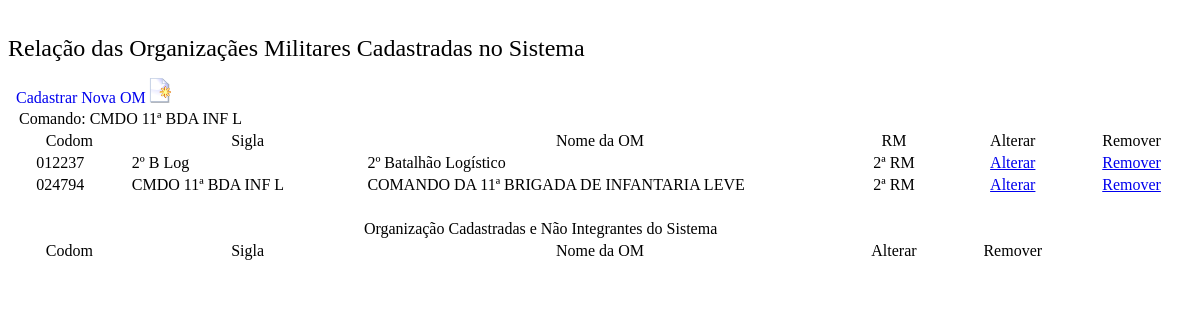
Before: /cons_om.php (signed in) with the older database file.
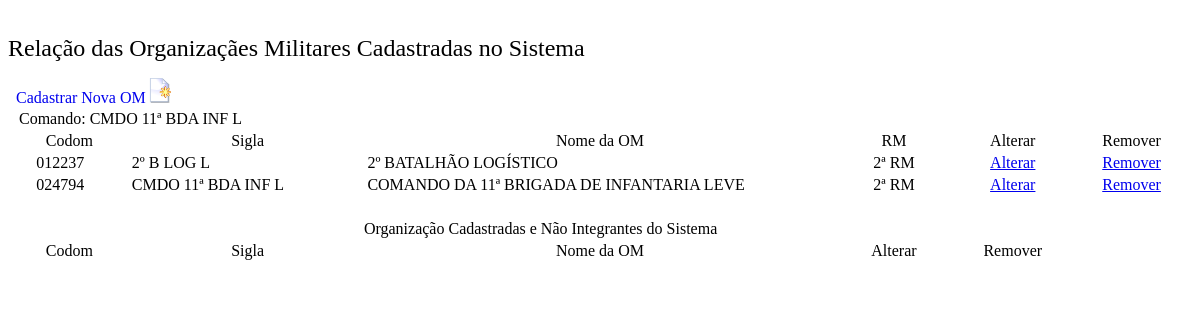
After: the same page with the newer database file.
### tables this page shows
CREATE TABLE IF NOT EXISTS `om` (
  `codom` char(6) NOT NULL,
  `sigla` char(30) NOT NULL,
  `nome` char(70) NOT NULL,
  `tipo` char(15) NOT NULL COMMENT 'OC, C Mil A, Cmdo RM, Cmdo DE, Cmdo Bda, Integrante, Não Integrante',
  `oc` char(6) DEFAULT NULL,
  `subordinacao` char(6) DEFAULT NULL,
  `rm` char(2) DEFAULT NULL
);

### cons_om.php (the view, shortened to what this page needs)
<?php
  if(!isset($_SESSION['usuario']))
    include "verifica_sessao.php";
?>
<head>
</head>
<?php
	echo "<font size='5'><br><t1>Relação das Organizaçães Militares Cadastradas no Sistema</b></font> <p>";
	if (($_SESSION['perfil']=='ADMINISTRADOR *') or ($_SESSION['perfil']=='ADMINISTRADOR') or (($_SESSION['perfil']=='FISCAL DA OM') and ($_SESSION['gerente']=='SIM'))) {
		echo "<div align='left'><t2><a href='index.php?nomeArquivo=cad_om.php' style='text-decoration:none'>&nbsp;&nbsp;Cadastrar Nova OM<IMG SRC='./imagens/novo.png' width='25' height='25' border=0></a><br>";
	}
	echo "<table border='0' width='100%' align='center' valign='top'>";
	$qrs_oc="SELECT distinct om1.codom, om1.sigla
				FROM om om1, om om2
				where
					om1.codom=om2.subordinacao
					AND om1.subordinacao is not null
					ORDER BY abs(substring(om1.sigla,6)), om1.sigla";
	$result = mysql_query($qrs_oc);
  	while ($row = mysql_fetch_array($result, MYSQL_NUM)) {
		echo "<tr bgcolor='$cor1'><td colspan='7'><coluna>&nbsp;&nbsp;Comando:&nbsp;<font color='$cor_submenu'>$row[1]</td></tr>";
		echo "<tr align='center' bgcolor='$cor2'>
					<td width='10%' colspan='2'><coluna>Codom</td>
					<td width='20%'><coluna>Sigla</td>
					<td width='40%'><coluna>Nome da OM</td>
					<td width='10%'><coluna>RM</td>";
		if (($_SESSION['perfil']=='ADMINISTRADOR *') OR ($_SESSION['perfil']=='ADMINISTRADOR') OR ($_SESSION['perfil']=='FISCAL DA OM') OR ($_SESSION['perfil']=='CMT DA OM')){
			echo "<td width='10%'><coluna>Alterar</td><td width='10%'><coluna>Remover</td></tr>";
		}
  		$result1 = mysql_query("select * from om where subordinacao='$row[0]' or codom='$row[0]' order by  sigla");
  		while ($row1 = mysql_fetch_array($result1, MYSQL_NUM)) {
			echo "<tr bgcolor='$cor3' class='marcar_linha'><td width='2%' bgcolor='$cor_fundo'></td><td><lin>$row1[0]</td><td><lin>$row1[1]</td><td><lin>$row1[2]</td><td align='center'><lin>$row1[6]ª RM</td>";
			if ($_SESSION['perfil']=='ADMINISTRADOR *') {
				echo"<td align='center'><lin><a href='index.php?nomeArquivo=alterar_om.php&&codom=$row1[0]'>Alterar</td><td align='center'><lin><a href='index.php?nomeArquivo=remover_registro.php&&valor=$row1[0]&&tab=om&&ch=codom&&registro=a OM $row1[1]&&arquivo=remover_om.php'>Remover</td></tr>";
			}
  		}
  		echo"<tr bgcolor='$cor_fundo'><td colspan=6>&nbsp;</td></tr>";
  	}
	echo "<tr align='center' bgcolor='$cor1'><td colspan='6'><coluna>Organização Cadastradas e Não Integrantes do Sistema</td></tr>";
	echo "<tr align='center' bgcolor='$cor2'>
				<td width='10%' colspan='2'><coluna>Codom</td>
				<td width='20%'><coluna>Sigla</td>
				<td width='40%'><coluna>Nome da OM</td>";
	if (($_SESSION['perfil']=='ADMINISTRADOR *') OR ($_SESSION['perfil']=='ADMINISTRADOR') OR ($_SESSION['perfil']=='FISCAL DA OM')){
		echo "<td width='10%'><coluna>Alterar</td><td width='10%'><coluna>Remover</td></tr>";
	}
	echo "</table>";
?>

Changed rows visible on the page:
changed om id 012237: sigla "2º B Log" → "2º B LOG L"; nome "2º Batalhão Logístico" → "2º BATALHÃO LOGÍSTICO"
